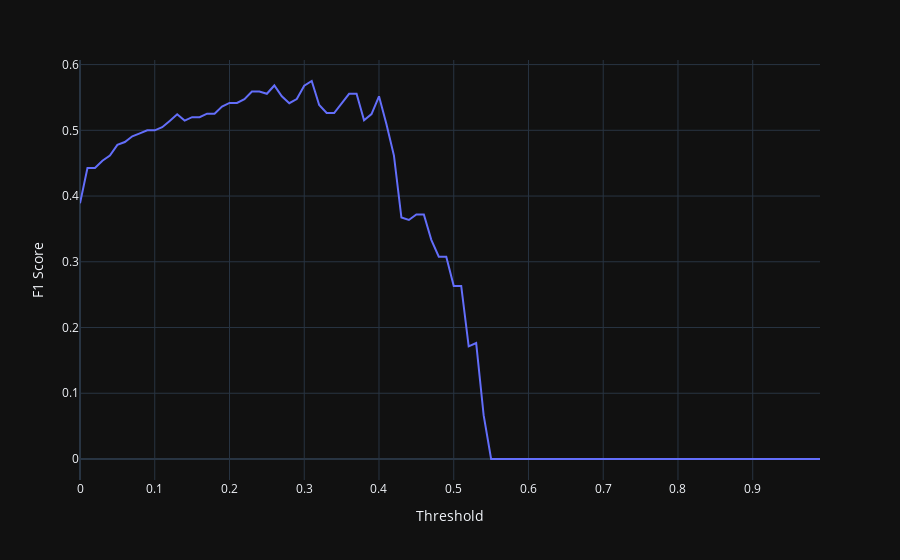

The code cell stored with this chart in its notebook:
### Code cell
px.line(x=np.arange(0, 1, .01), y=f1_lista, labels={'x':'Threshold', 'y':'F1 Score'})
